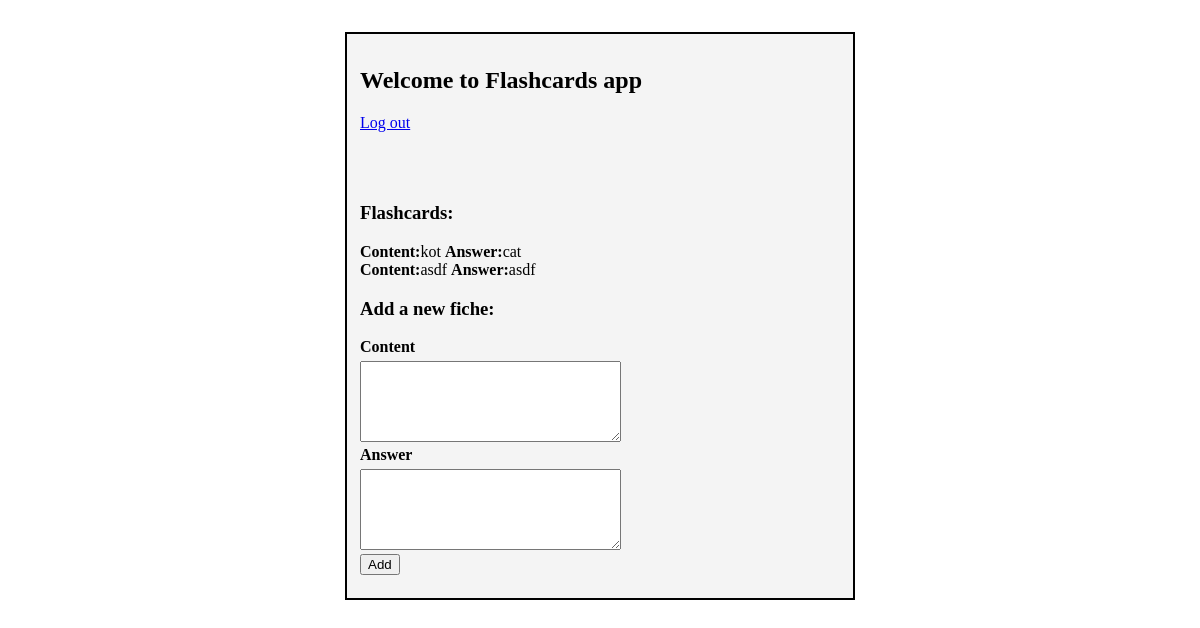
The page /main (signed in) on the database as committed earlier.
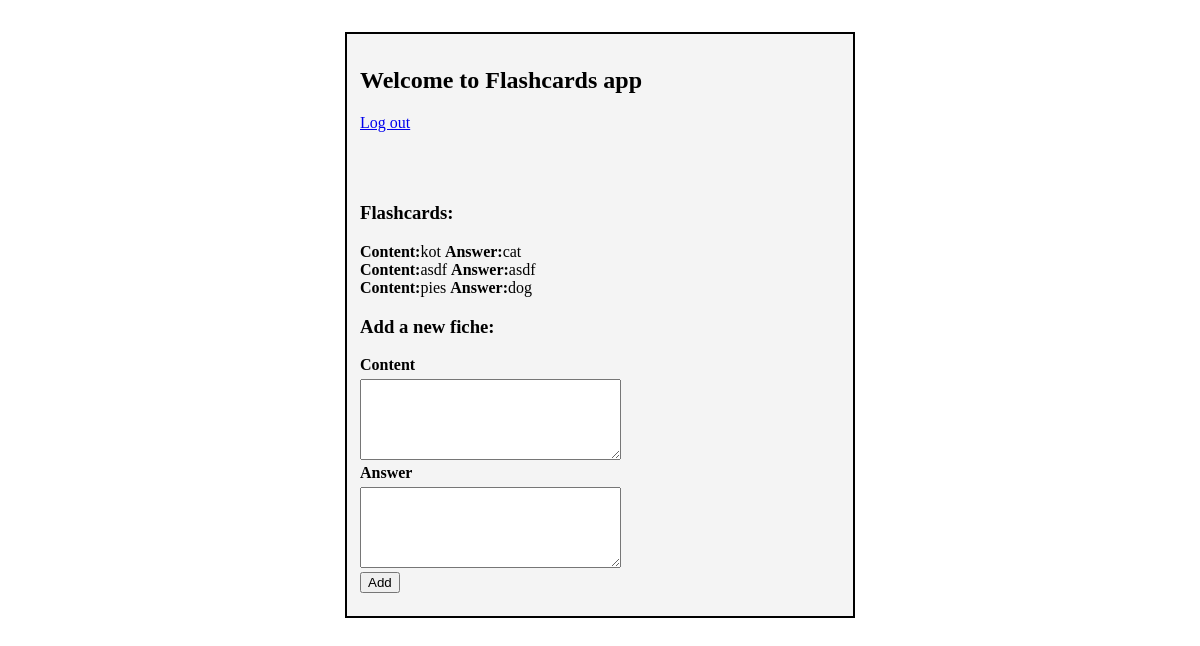
The same page on the database as committed later.
### tables this page shows
CREATE TABLE flashcards(
      id INTEGER PRIMARY KEY,
      content TEXT,
      answer TEXT,
      category TEXT,
      level INTEGER,
      user_id INT);

### app.py (the view)
@app.route('/main')
@login_required
def main():
    g.db = connect_db()
    cur = g.db.execute('SELECT * FROM flashcards')
    flashcards = [dict(content=row[1], answer=row[2]) for row in cur.fetchall()]
    g.db.close()
    return render_template('main.html', flashcards=flashcards)

### app.py (called while the page is built)
def connect_db():
    return sqlite3.connect(app.config['DATABASE'])

def login_required(test):
    @wraps(test)
    def wrap(*args, **kwargs):
        if 'logged_in' in session:
            return test(*args, **kwargs)
        else:
            flash("You need to log in first.")
            return redirect(url_for('login'))
    return wrap

### templates/main.html
{% extends "template.html" %}
{% block content %}
    <h2>Welcome to Flashcards app</h2>
    <p><a href="{{ url_for('logout') }}">Log out</a></p>
    <br/>
    <br/>
    <h3>Flashcards:</h3>
    {% for f in flashcards %}
        <strong>Content:</strong>{{ f.content }}
        <strong>Answer:</strong>{{ f.answer }}
    <br/>
    {% endfor %}
    <h3>Add a new fiche:</h3>
    <form action="{{ url_for('add') }}" method="post" class="add">
        <div>
            <label>Content</label>
            <textarea name="content" cols="30" rows=5></textarea>
        </div>
        <div>
            <label>Answer</label>
            <textarea name="answer" cols="30" rows=5></textarea>
        </div>
        <div>
            <input type="submit" class="button" value="Add">
        </div>
    </form>
{% endblock %}

### templates/template.html (shortened to what this page needs)
<!DOCTYPE html>
<html lang="en">
<head>
    <link rel="stylesheet" href="{{ url_for('static', filename='css/styles.css') }}">
</head>
<body>
    <div class="container">
        {% block content %}
        {% endblock %}
    </div>
</body>
</html>

### static/css/styles.css (style rules this page uses)
.container { background: #f4f4f4; margin: 2em auto; padding: 0.8em; width: 30em; border: 2px solid #000; }
label { display: block; margin-bottom: 5px; font-weight: bold; }
input { margin-bottom: 10px; }

Rows that differ between the two databases and show on the page:
added flashcards: content "pies", answer "dog"
